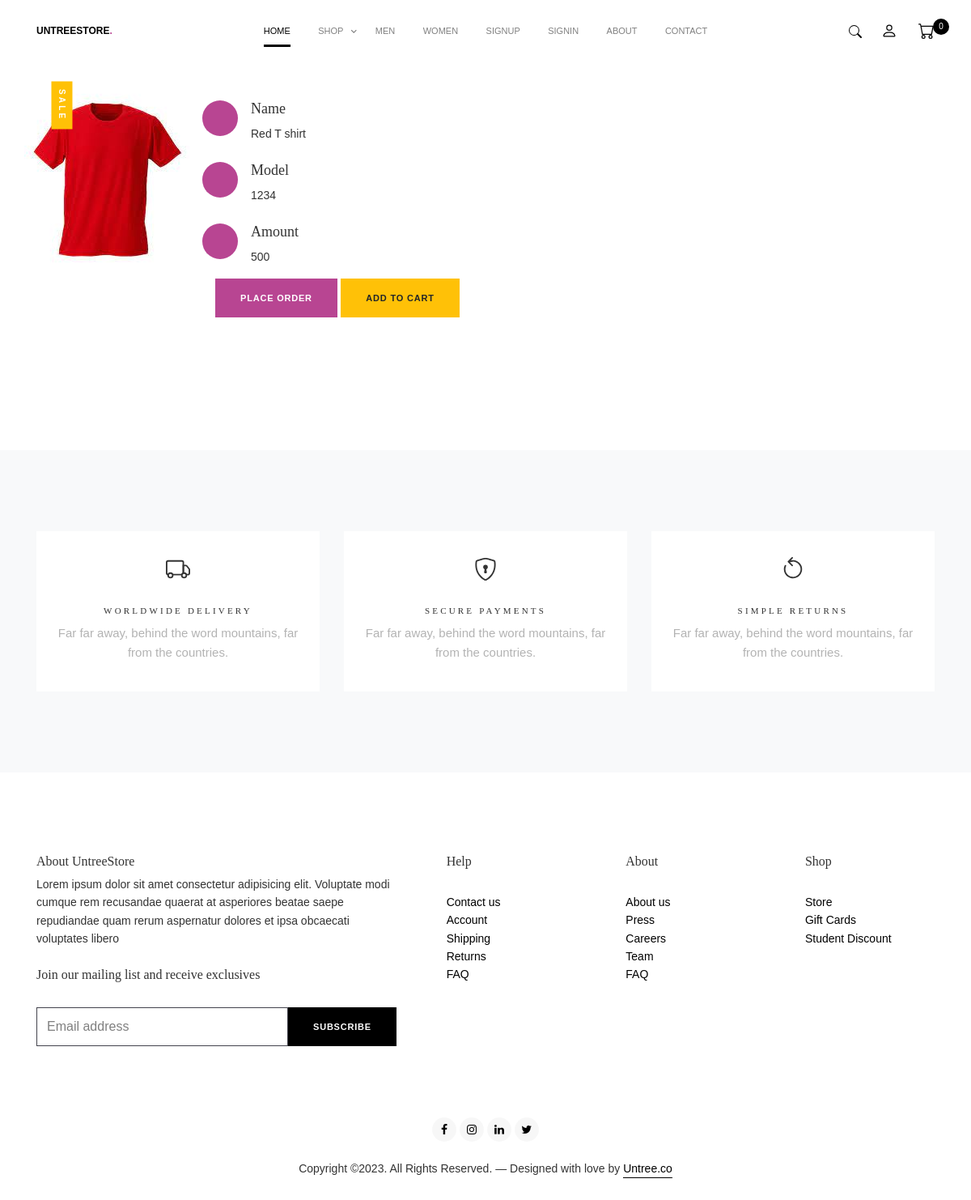
/product/1/, run on the app's committed database.
### register/models.py (models this page shows)
class products(models.Model):
    name = models.CharField(max_length=20)
    image = models.ImageField(upload_to='images')
    model_name = models.CharField(max_length=50)
    product_type = models.CharField(max_length=20)
    price = models.IntegerField()
    gender = models.CharField(max_length=10)

### register/views.py (the view)
# urls.py: path('product/<int:id>/',views.product,name="product"),
def product(request,id):
    u = request.user
    count = cart.objects.filter(user=u)
    set=0
    for c in count:
        set=set+1
    product=products.objects.get(id=id)
    print(product)
    return render(request,'product.html',{'product1':product,'sets':set})

### templates/product.html (shortened to what this page needs)
{% load static %}
<!doctype html>
<html lang="en">
<head>
  <link rel="stylesheet" href="{% static 'css/bootstrap.min.css' %}">
  <link rel="stylesheet" href="{% static 'css/animate.min.css' %}">
  <link rel="stylesheet" href="{% static 'css/owl.carousel.min.css' %}">
  <link rel="stylesheet" href="{% static 'css/owl.theme.default.min.css' %}">
  <link rel="stylesheet" href="{% static 'css/jquery.fancybox.min.css' %}">
  <link rel="stylesheet" href="{% static 'fonts/icomoon/style.css' %}">
  <link rel="stylesheet" href="{% static 'fonts/flaticon/font/flaticon.css' %}">
  <link rel="stylesheet" href="{% static 'css/aos.css' %}">
  <link rel="stylesheet" href="{% static 'css/style.css' %}">
</head>
<body>
  <nav class="site-nav mb-5">
		<div class="sticky-nav js-sticky-header">
			<div class="container position-relative">
				<div class="site-navigation text-center dark">
					<a href=" {% url 'index' %} " class="logo menu-absolute m-0">UntreeStore<span class="text-primary">.</span></a>
					<ul class="js-clone-nav pl-0 d-none d-lg-inline-block site-menu">
						<li class="active"><a href="{% url 'index' %} ">Home</a></li>
						<li class="has-children">
							<a href="{% url 'shop' %}">Shop</a>
						</li>
						<li><a href=" {% url 'men' %} ">Men</a></li>
						<li><a href=" {% url 'women' %} ">Women</a></li>
						<li >
							 {% if user.is_authenticated %}
							 <li><a href="{% url 'logout' %}">logout</a></li>
							 {% else %}
							<li><a href="{% url 'register' %}">Signup</a></li>
								<li><a href="{% url 'signin' %}">Signin</a></li>
						</li>
						{% endif %}
							<li><a href="{% url 'about' %}">About</a></li>
								<li><a href="{% url 'contact' %}">Contact</a></li>
					</ul>
					<div class="menu-icons">
						<a href="#" class="btn-custom-search" id="btn-search">
						</a>
						<a href="{% url 'profile' %}" class="user-profile">
						</a>
						<a href="{% url 'cart' %}" class="cart">
							<span class="item-in-cart">{{ sets }}</span>
						</a>
					</div>
				</div>
			</div>
		</div>
	</nav>
  <div class="untree_co-section">
    <div class="container">
      <div class="row mb-5">
        <div class="col-lg-4 mb-5 order-2 mb-lg-0" data-aos="fade-up" data-aos-delay="100">
          <div class="contact-info">
            <div class="address mt-4">
              <i class="icon-ball"></i>
              <h4 class="mb-2">Name</h4>
              <p>{{ product1.name }}</p>
            </div>
            <div class="open-hours mt-4">
              <i class="icon-ball"></i>
              <h4 class="mb-2">Model</h4>
              <p>
                {{ product1.model_name }}<br>
              </p>
            </div>
            <div class="phone mt-4">
              <i class="icon-ball"></i>
              <h4 class="mb-2"> Amount</h4>
              <p>{{ product1.price }}</p>
            </div>
            <div class="col-12 p-3">
              <a href=" {% url 'shop_single' product1.id %}"><input type="submit" value="Place Order" class="btn btn-primary"></a>
                <a href=" {% url 'add_cart' product1.id %}"><input type="submit" class="btn btn-warning" value ="Add to Cart"  ></a>
              </div>
          </div>
        </div>
            <div class="item">
                <div class="product-item">
                  <a href="shop-single.html" class="product-img">
                    <div class="label sale top-right">
                      <div class='content'>Sale</div>
                    </div>
                    <img src="{{product1.image.url}}" alt="Image" class="img-fluid">
                  </a>
                </div>
              </div>
      </div>
    </div>
  </div>
  <div class="untree_co-section bg-light">
    <div class="container">
      <div class="row align-items-stretch">
        <div class="col-12 col-sm-6 col-md-4 mb-3 mb-md-0">
          <div class="feature h-100">
            <div class="icon mb-4">
            </div>
            <h3>Worldwide Delivery</h3>
            <p>Far far away, behind the word mountains, far from the countries.</p>
          </div>
        </div>
        <div class="col-12 col-sm-6 col-md-4 mb-3 mb-md-0">
          <div class="feature h-100">
            <div class="icon mb-4">
            </div>
            <h3>Secure Payments</h3>
            <p>Far far away, behind the word mountains, far from the countries.</p>
          </div>
        </div>
        <div class="col-12 col-sm-6 col-md-4 mb-3 mb-md-0">
          <div class="feature h-100">
            <div class="icon mb-4">
            </div>
            <h3>Simple Returns</h3>
            <p>Far far away, behind the word mountains, far from the countries.</p>
          </div>
        </div>
      </div>
    </div>
  </div>
  <div class="site-footer">
    <div class="container">
      <div class="row justify-content-between">
        <div class="col-lg-5">
          <div class="widget mb-4">
            <h3 class="mb-2">About UntreeStore</h3>
            <p>Lorem ipsum dolor sit amet consectetur adipisicing elit. Voluptate modi cumque rem recusandae quaerat at asperiores beatae saepe repudiandae quam rerum aspernatur dolores et ipsa obcaecati voluptates libero</p>
          </div>
          <div class="widget">
            <h3>Join our mailing list and receive exclusives</h3>
            <form action="#" class="subscribe">
              <div class="d-flex">
                <input type="email" class="form-control" placeholder="Email address">
                <input type="submit" class="btn btn-black" value="Subscribe">
              </div>
            </form>
          </div>
        </div>
        <div class="col-lg-2">
          <div class="widget">
            <h3>Help</h3>
            <ul class="list-unstyled">
              <li><a href="#">Contact us</a></li>
              <li><a href="#">Account</a></li>
              <li><a href="#">Shipping</a></li>
              <li><a href="#">Returns</a></li>
              <li><a href="#">FAQ</a></li>
            </ul>
          </div>
        </div>
        <div class="col-lg-2">
          <div class="widget">
            <h3>About</h3>
            <ul class="list-unstyled">
              <li><a href="#">About us</a></li>
              <li><a href="#">Press</a></li>
              <li><a href="#">Careers</a></li>
              <li><a href="#">Team</a></li>
              <li><a href="#">FAQ</a></li>
            </ul>
          </div>
        </div>
        <div class="col-lg-2">
          <div class="widget">
            <h3>Shop</h3>
            <ul class="list-unstyled">
              <li><a href="#">Store</a></li>
              <li><a href="#">Gift Cards</a></li>
              <li><a href="#">Student Discount</a></li>
            </ul>
          </div>
        </div>
      </div>
      <div class="row mt-5">
        <div class="col-12 text-center">
          <ul class="list-unstyled social">
            <li><a href="#"><span class="icon-facebook"></span></a></li>
            <li><a href="#"><span class="icon-instagram"></span></a></li>
            <li><a href="#"><span class="icon-linkedin"></span></a></li>
            <li><a href="#"><span class="icon-twitter"></span></a></li>
          </ul>
        </div>
        <div class="col-12 text-center copyright">
          <p>Copyright &copy;<script>document.write(new Date().getFullYear());</script>. All Rights Reserved. &mdash; Designed with love by <a href="https://untree.co">Untree.co</a>
          </p>
        </div>
      </div>
    </div>
  </div>
</body>
</html>

### data on the page
products: name "Red T shirt", model_name "1234", price "500", image (picture)

### other printed values
{{ sets }} "0"
